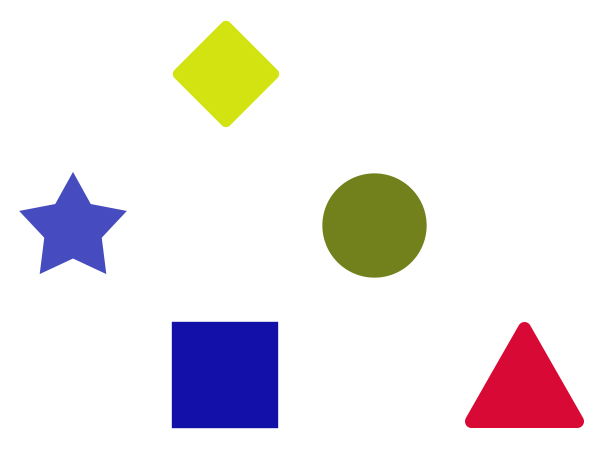
#> input picture CV/code/opencv/data/shapes.jpg, 600 x 450 px
$ python detect_simple_geometric_shapes.py
#> lines starting #> are read from the running program, lines starting #| are printed output that depends on the picture; after the words box and inside, x2 and y2 are one past the last pixel; in counts of white or black regions, pixels touching at a corner belong together
import cv2 as cv
import numpy as np

image = cv.imread('data/shapes.jpg')
#> image is the input picture: shape (450, 600, 3); mean B, G, R 232.2, 230.5, 235.2
grey  = cv.cvtColor(image, cv.COLOR_BGR2GRAY)
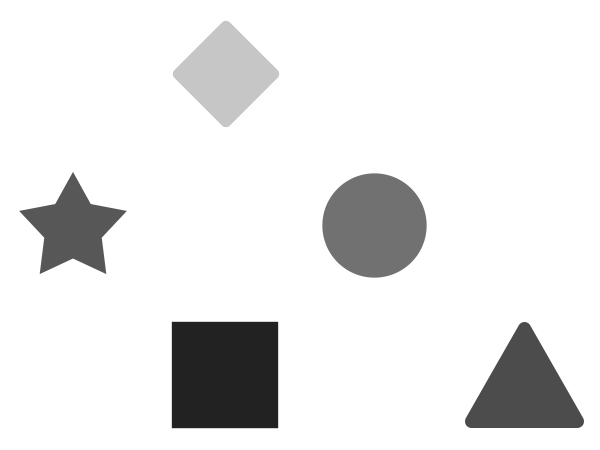
#> grey: shape (450, 600); min 33, max 255, mean 232.1


_, thresh = cv.threshold(grey, 200, 255, cv.THRESH_BINARY)
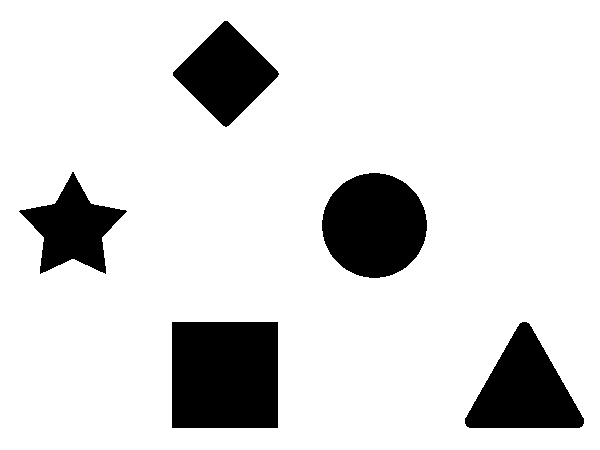
#> thresh: shape (450, 600); 85.9% white; 5 black regions

contours, hierarchy = cv.findContours(thresh, cv.RETR_TREE, cv.CHAIN_APPROX_NONE)
#> contours = 6 contours; box (x1, y1, x2, y2) and area: (0, 0, 600, 450) 268951, (171, 321, 279, 429) 11447, (321, 172, 428, 279) 8732, (464, 321, 585, 429) 7366, (172, 20, 280, 128) 6037, (18, 171, 128, 275) 5243

def name(i):
    switch = {
        3: 'trys',
        4: 'keturi',
        5: 'penki',
        6: 'šeši',
        7: 'septyni'
    }
    return switch.get(i, 'apskritimas')


for contour in contours:
    approx = cv.approxPolyDP(contour, 0.01*cv.arcLength(contour, True), True)
    cv.drawContours(image, [approx], 0, (255, 0, 255), 1)
    x = approx.ravel()[0]
    y = approx.ravel()[1]

    cv.putText(image, name(len(approx)), (x, y), cv.FONT_HERSHEY_COMPLEX, 0.5, (0, 0, 0))
#> this loop made 6 passes
#> (approx, x, y) on passes 1, 3, 6: ([[0, 0], [0, 449], [599, 449], [599, 0]], 0, 0), ([[171, 322], [277, 321], [278, 427], [172, 428]], 171, 322), ([[224, 20], [279, 73], [226, 127], [172, 75]], 224, 20)
#> (x, y) on passes 2, 4, 5: (520, 322), (369, 172), (72, 171)
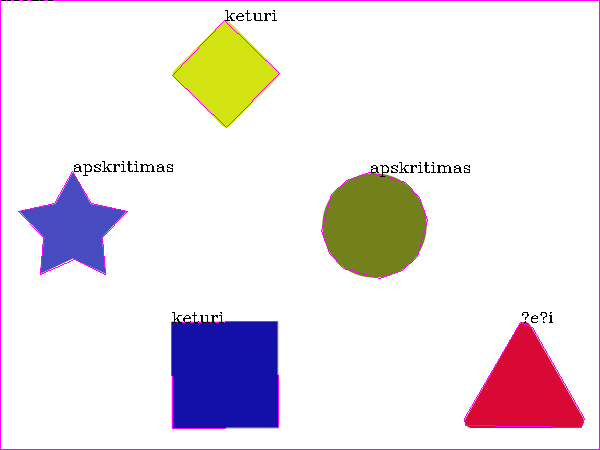
#> image: shape (450, 600, 3); 1.75% of pixels changed, all inside (x1, y1, x2, y2) = (0, 0, 600, 450)

cv.imshow('vaizdas', image)
cv.waitKey(0)
cv.destroyAllWindows()
